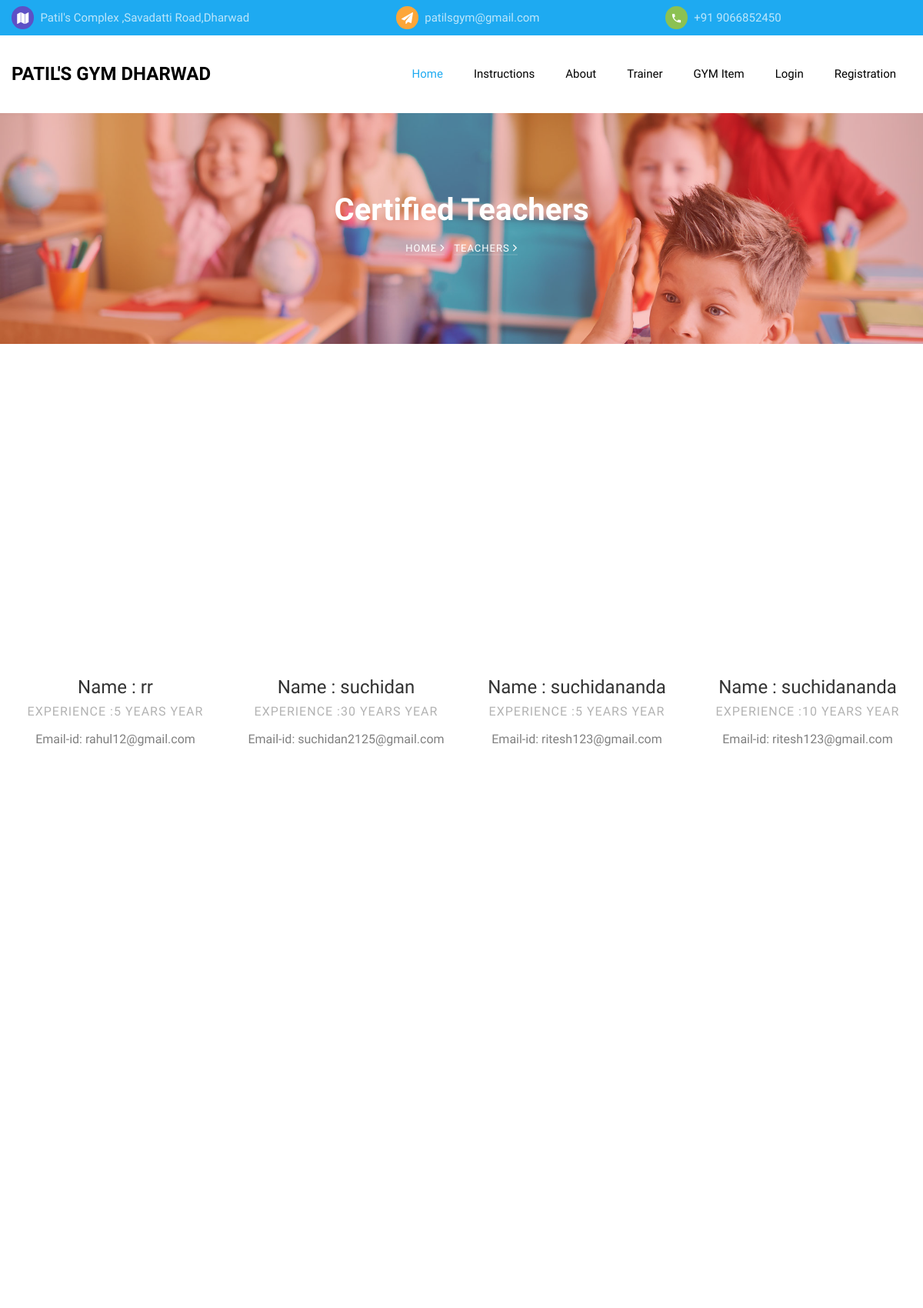
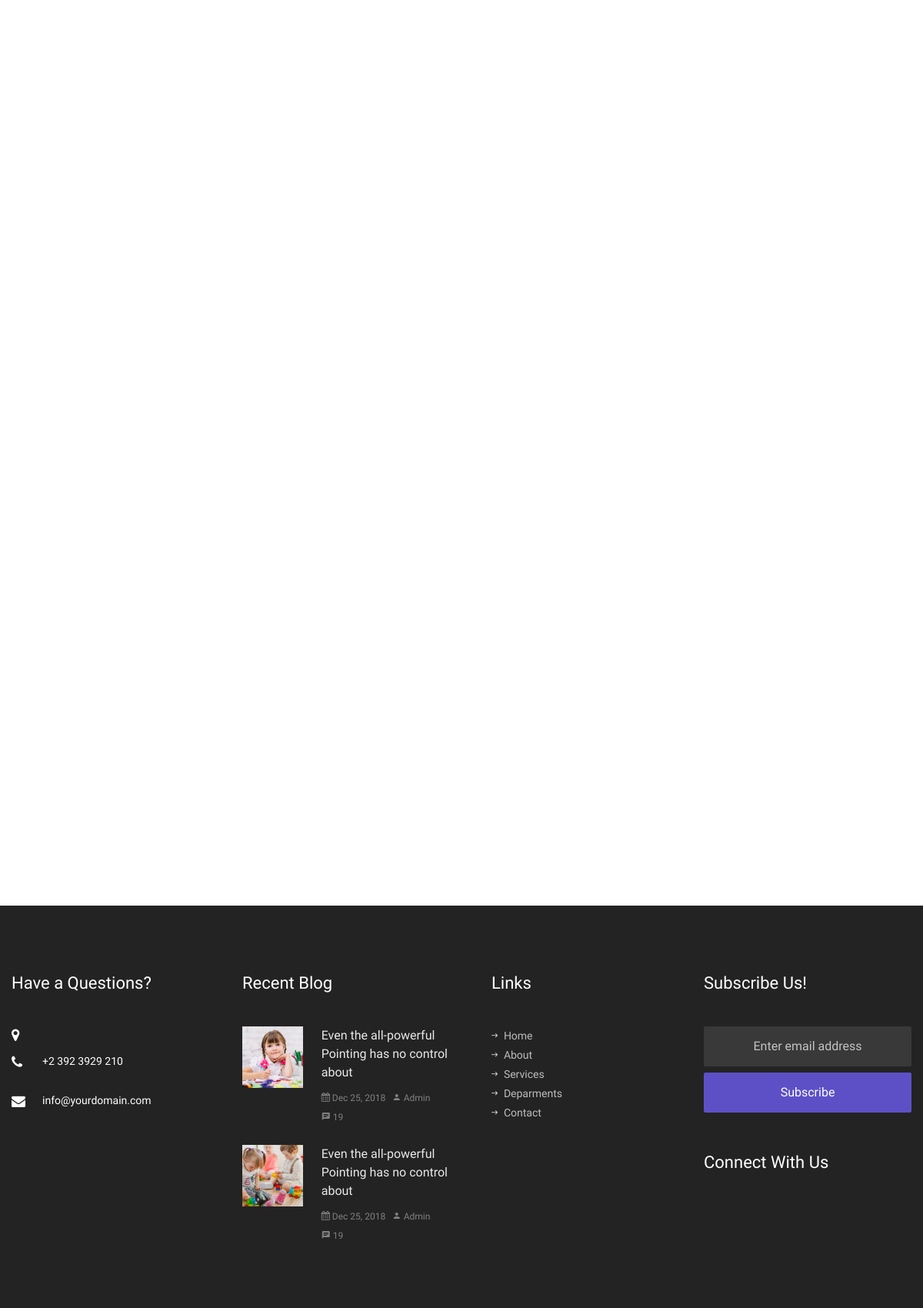
The page /home/teacher.php (upper part) on the database its author committed (2 pictures, top to bottom).
### tables this page shows
CREATE TABLE `trainer_details` (
  `trainer_id` int(100) NOT NULL auto_increment,
  `trainer_name` varchar(100) NOT NULL,
  `trainer_address` varchar(100) NOT NULL,
  `contact_number` varchar(100) NOT NULL,
  `email_id` varchar(100) NOT NULL,
  `experience` varchar(200) NOT NULL,
  `date_of_birth` varchar(100) NOT NULL,
  `achievments` varchar(200) NOT NULL,
  `photo` varchar(100) NOT NULL,
  PRIMARY KEY  (`trainer_id`)
);

### home/teacher.php (the view, shortened to what this page needs)
<!DOCTYPE html>
<html lang="en">
<?php include('metatag.php'); ?>
  <body>
<?php include('top.php'); ?>
<?php include('menu.php'); ?>
    <section class="hero-wrap hero-wrap-2" style="background-image: url('images/bg_2.jpg');">
      <div class="overlay"></div>
      <div class="container">
        <div class="row no-gutters slider-text align-items-center justify-content-center">
          <div class="col-md-9 ftco-animate text-center">
            <h1 class="mb-2 bread">Certified Teachers</h1>
            <p class="breadcrumbs"><span class="mr-2"><a href="index.html">Home <i class="ion-ios-arrow-forward"></i></a></span> <span>Teachers <i class="ion-ios-arrow-forward"></i></span></p>
          </div>
        </div>
      </div>
    </section>
		<section class="ftco-section ftco-no-pb">
			<div class="container">
				<div class="row">
				  <?php
  include('db_connect.php');
  $sql="select * from   trainer_details";
  $res=mysqli_query($conn,$sql);
  while($row=mysqli_fetch_array($res))
  {
  ?>
					<div class="col-md-6 col-lg-3 ftco-animate">
						<div class="staff">
							<div class="img-wrap d-flex align-items-stretch">
								<div class="img align-self-stretch" style="background-image: url(../photo/img/<?php echo $row['photo'];?>);"></div>
							</div>
							<div class="text pt-3 text-center">
								<h3>Name : <?php echo $row['trainer_name'];?></h3>
								<span class="position mb-2">Experience :<?php echo $row['experience'];?> year</span>
								<div class="faded">
									<p>Email-id: <?php echo $row['email_id'];?></p>
	              </div>
							</div>
						</div>
					</div>
<?php
	}
	?>
				</div>
			</div>
		</section>
<?php include('footer.php'); ?>
  </body>
</html>

### home/metatag.php (shortened to what this page needs)
<head>
  <link rel="stylesheet" href="css/open-iconic-bootstrap.min.css">
  <link rel="stylesheet" href="css/animate.css">
  <link rel="stylesheet" href="css/owl.carousel.min.css">
  <link rel="stylesheet" href="css/owl.theme.default.min.css">
  <link rel="stylesheet" href="css/magnific-popup.css">
  <link rel="stylesheet" href="css/aos.css">
  <link rel="stylesheet" href="css/ionicons.min.css">
  <link rel="stylesheet" href="css/flaticon.css">
  <link rel="stylesheet" href="css/icomoon.css">
  <link rel="stylesheet" href="css/style.css">
</head>

### home/top.php
<div class="py-2 bg-primary">
 	<div class="container">
 		<div class="row no-gutters d-flex align-items-start align-items-center px-3 px-md-0">
  		<div class="col-lg-12 d-block">
   		<div class="row d-flex">
    		<div class="col-md-5 pr-4 d-flex topper align-items-center">
    			<div class="icon bg-fifth mr-2 d-flex justify-content-center align-items-center"><span class="icon-map"></span></div>
			    <span class="text">Patil's Complex ,Savadatti Road,Dharwad</span>
		    </div>
		    <div class="col-md pr-4 d-flex topper align-items-center">
		    	<div class="icon bg-secondary mr-2 d-flex justify-content-center align-items-center"><span class="icon-paper-plane"></span></div>
			    <span class="text">patilsgym@gmail.com</span>
		    </div>
		    <div class="col-md pr-4 d-flex topper align-items-center">
		    	<div class="icon bg-tertiary mr-2 d-flex justify-content-center align-items-center"><span class="icon-phone2"></span></div>
			    <span class="text">+91 9066852450 </span>
		    </div>
	    </div>
    </div>
   </div>
 </div>
 </div>

### home/menu.php (shortened to what this page needs)
 <nav class="navbar navbar-expand-lg navbar-dark bg-dark ftco_navbar ftco-navbar-light" id="ftco-navbar">
  <div class="container d-flex align-items-center">
  	<a class="navbar-brand" href="index.html">PATIL'S GYM DHARWAD 	</a>
    <div class="collapse navbar-collapse" id="ftco-nav">
      <ul class="navbar-nav ml-auto">
      	<li class="nav-item active"><a href="index.php" class="nav-link pl-0">Home</a></li>
	<li class="nav-item"><a href="rules.php" class="nav-link">Instructions</a></li>
      	<li class="nav-item"><a href="about.php" class="nav-link">About</a></li>
      	<li class="nav-item"><a href="teacher.php" class="nav-link">Trainer</a></li>
      	<li class="nav-item"><a href="courses.php" class="nav-link">GYM Item</a></li>
  <li class="nav-item"><a href="../login/login.php" class="nav-link">Login</a></li>
  <li class="nav-item"><a href="../login/reg.php" class="nav-link">Registration</a></li>
      </ul>
    </div>
  </div>
</nav>

### home/footer.php (shortened to what this page needs)
<footer class="ftco-footer ftco-bg-dark ftco-section">
  <div class="container">
    <div class="row mb-5">
      <div class="col-md-6 col-lg-3">
        <div class="ftco-footer-widget mb-5">
        	<h2 class="ftco-heading-2">Have a Questions?</h2>
        	<div class="block-23 mb-3">
           <ul>
             <li><span class="icon icon-map-marker"></span><span class="text"></span></li>
             <li><a href="#"><span class="icon icon-phone"></span><span class="text">+2 392 3929 210</span></a></li>
             <li><a href="#"><span class="icon icon-envelope"></span><span class="text">info@yourdomain.com</span></a></li>
           </ul>
         </div>
        </div>
      </div>
      <div class="col-md-6 col-lg-3">
        <div class="ftco-footer-widget mb-5">
          <h2 class="ftco-heading-2">Recent Blog</h2>
          <div class="block-21 mb-4 d-flex">
            <a class="blog-img mr-4" style="background-image: url(images/image_1.jpg);"></a>
            <div class="text">
              <h3 class="heading"><a href="#">Even the all-powerful Pointing has no control about</a></h3>
              <div class="meta">
                <div><a href="#"><span class="icon-calendar"></span> Dec 25, 2018</a></div>
                <div><a href="#"><span class="icon-person"></span> Admin</a></div>
                <div><a href="#"><span class="icon-chat"></span> 19</a></div>
              </div>
            </div>
          </div>
          <div class="block-21 mb-5 d-flex">
            <a class="blog-img mr-4" style="background-image: url(images/image_2.jpg);"></a>
            <div class="text">
              <h3 class="heading"><a href="#">Even the all-powerful Pointing has no control about</a></h3>
              <div class="meta">
                <div><a href="#"><span class="icon-calendar"></span> Dec 25, 2018</a></div>
                <div><a href="#"><span class="icon-person"></span> Admin</a></div>
                <div><a href="#"><span class="icon-chat"></span> 19</a></div>
              </div>
            </div>
          </div>
        </div>
      </div>
      <div class="col-md-6 col-lg-3">
        <div class="ftco-footer-widget mb-5 ml-md-4">
          <h2 class="ftco-heading-2">Links</h2>
          <ul class="list-unstyled">
            <li><a href="#"><span class="ion-ios-arrow-round-forward mr-2"></span>Home</a></li>
            <li><a href="#"><span class="ion-ios-arrow-round-forward mr-2"></span>About</a></li>
            <li><a href="#"><span class="ion-ios-arrow-round-forward mr-2"></span>Services</a></li>
            <li><a href="#"><span class="ion-ios-arrow-round-forward mr-2"></span>Deparments</a></li>
            <li><a href="#"><span class="ion-ios-arrow-round-forward mr-2"></span>Contact</a></li>
          </ul>
        </div>
      </div>
      <div class="col-md-6 col-lg-3">
        <div class="ftco-footer-widget mb-5">
        	<h2 class="ftco-heading-2">Subscribe Us!</h2>
          <form action="#" class="subscribe-form">
            <div class="form-group">
              <input type="text" class="form-control mb-2 text-center" placeholder="Enter email address">
              <input type="submit" value="Subscribe" class="form-control submit px-3">
            </div>
          </form>
        </div>
        <div class="ftco-footer-widget mb-5">
        	<h2 class="ftco-heading-2 mb-0">Connect With Us</h2>
        	<ul class="ftco-footer-social list-unstyled float-md-left float-lft mt-3">
          </ul>
        </div>
      </div>
    </div>
  </div>
</footer>

### home/css/icomoon.css (style rules this page uses)
[class^="icon-"], [class*=" icon-"] { font-family: 'icomoon' !important; speak: none; font-style: normal; font-weight: normal; font-variant: normal; text-transform: none; line-height: 1; -webkit-font-smoothing: antialiased; -moz-osx-font-smoothing: grayscale; }
.icon-map-marker:before { content: "\f041"; }
.icon-calendar:before { content: "\f073"; }
.icon-phone:before { content: "\f095"; }
.icon-envelope:before { content: "\f0e0"; }
.icon-paper-plane:before { content: "\f1d8"; }
.icon-map:before { content: "\f279"; }
.icon-phone2:before { content: "\e0cd"; }
.icon-chat:before { content: "\e0b7"; }
.icon-person:before { content: "\e7fd"; }

### rows shown on the page
trainer_details: trainer_name "rr", experience "5 YEARS", email "rahul12@gmail.com"
trainer_details: trainer_name "suchidan", experience "30 YEARS", email "suchidan2125@gmail.com"
trainer_details: trainer_name "suchidananda", experience "5 YEARS", email "ritesh123@gmail.com"
trainer_details: trainer_name "suchidananda", experience "10 YEARS", email "ritesh123@gmail.com"
